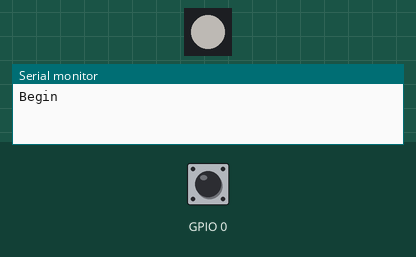
The sketch below on a simulated ESP8266 (NodeMCU). Parts: 1 RGB LEDs in strip order, left to right, the last lines printed to the serial monitor. Inputs (shaded band) come from the test bench; at power-on: GPIO 0 HIGH. Dim RGB values are drawn brighter than linear; random numbers use the default seed unless the sketch sets one.

Above: at 1.25 s.
1.3 s: GPIO 0 driven LOW
At 1.7 s:
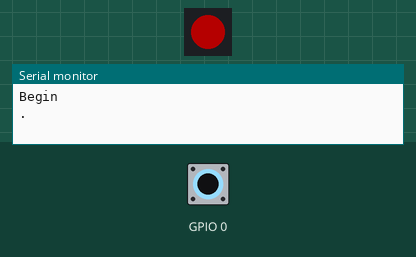
4.3 s: GPIO 0 pulsed HIGH 5 times (0.12 s each, 0.3 s apart)
At 5.0 s:
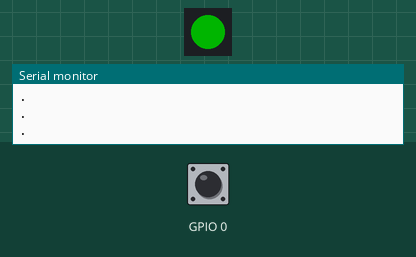
7.7 s: GPIO 0 pulsed HIGH 2 times (0.12 s each, 0.3 s apart)
At 8.4 s:
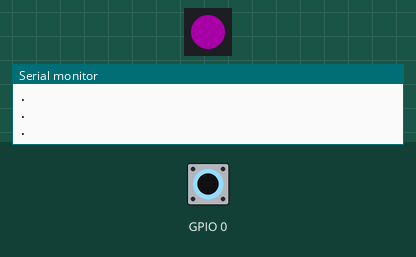
Timing chart, 0 to 31.9 s (numbered marks = the images above; inputs shaded):
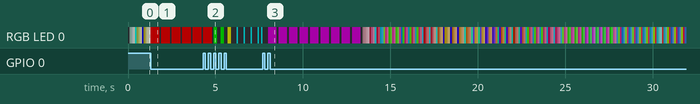

The sketch:

kiddoblinker.ino
```cpp
/*

Built for the ESP-01.

To know more about this project, have a peek at my writeup at https://my.infinitybeam.io/forum/my-latest-project-with-infinitybeam
Github Repo at https://github.com/chaitanyabd/kiddoblinker

-Chaitanya Dhareshwar

*/


#include <ESP8266WiFi.h>
#include <FastLED.h>
#define NUM_LEDS 1
#define DATA_PIN 2
CRGB leds[NUM_LEDS];

enum BLINK_STYLE : byte { OFF = 0, ONE = 1, TWO = 2, ONETWO = 3, FASTBLINK = 4, PURPLEONE = 5, BROWNTWO = 6, NAVYONETWO = 7, ORANGEFASTBLINK = 8, BREATHE };
BLINK_STYLE blinky = OFF;
BLINK_STYLE nextstate = ONE;
uint32 timmy = 0;

void toggle() {
  Serial.println(".");
  if (millis() - timmy < 500) return; // less than 500ms, debounce
  timmy = millis();
  blinky = nextstate;
  nextstate = (BLINK_STYLE)(((byte)nextstate) + 1);
  if (nextstate > BREATHE) nextstate = ONE;
}

void setup() {
  WiFi.mode(WIFI_OFF);
  WiFi.forceSleepBegin();

  Serial.begin(115200);
  while (!Serial);
  Serial.println("Begin");

  attachInterrupt(0, toggle, FALLING);  // NOTE: GPIO0 need to be full ground when connected for FLASHing!!

  FastLED.addLeds<WS2811, DATA_PIN, GRB>(leds, NUM_LEDS);
  timmy = millis();
  leds[0] = CRGB(0,0,0);

}
byte R = 0, G = 0, B = 0;

void loop() {
  switch (blinky) {
    default:
      leds[0].setRGB(R, G, B); FastLED.show();
      R += 50 + random(0, 30);
      B += 50 + random(0, 30);
      G += 50 + random(0, 30);
      break;
    case ONE:
      leds[0].setRGB(200, 0, 0); FastLED.show();
      delay(500);
      leds[0].setRGB(0, 0, 0); FastLED.show();
      break;
    case TWO:
      leds[0].setRGB(0, 200, 0); FastLED.show();
      delay(200);
      leds[0].setRGB(0, 0, 0); FastLED.show();
      delay(200);
      leds[0].setRGB(0, 200, 0); FastLED.show();
      delay(200);
      leds[0].setRGB(0, 0, 0); FastLED.show();
      break;
    case ONETWO:
      for (int i = 0; i < 3; i++) {
        leds[0].setRGB(200, 200, 0); FastLED.show();
        delay(100);
        leds[0].setRGB(0, 0, 0); FastLED.show();
      }
      break;
    case FASTBLINK:
      leds[0].setRGB(0, 200, 200); FastLED.show();
      delay(100);
      leds[0].setRGB(0, 0, 0); FastLED.show();
      break;
    case PURPLEONE:
      leds[0] = CRGB::Purple; FastLED.show();
      delay(500);
      leds[0].setRGB(0, 0, 0); FastLED.show();
      break;
    case BROWNTWO:
      leds[0] = CRGB::SaddleBrown; FastLED.show();
      delay(200);
      leds[0].setRGB(0, 0, 0); FastLED.show();
      delay(200);
      leds[0] = CRGB::SaddleBrown; FastLED.show();
      delay(200);
      leds[0].setRGB(0, 0, 0); FastLED.show();
      break;
    case NAVYONETWO:
      for (int i = 0; i < 3; i++) {
        leds[0] = CRGB::Navy; FastLED.show();
        delay(100);
        leds[0].setRGB(0, 0, 0); FastLED.show();
      }
      break;
    case ORANGEFASTBLINK:
      leds[0] = CRGB::Orange; FastLED.show();
      delay(100);
      leds[0].setRGB(0, 0, 0); FastLED.show();
      break;
    case BREATHE:
      int vv = (millis() % 2048);
      if (vv > 1023) vv = 2047 - vv;
      vv = vv / 5;
      leds[0].setRGB((byte)vv, (byte)vv, (byte)vv); FastLED.show();
      break;
  }
  FastLED.setBrightness(80);
  if (millis() - timmy > 5000) {
    timmy = 0;
    blinky = OFF;
  }
  FastLED.delay(100);
}
```
